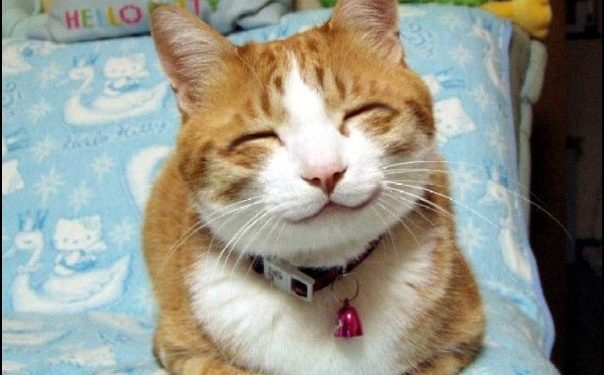
#> input picture resim.jpg, 604 x 375 px
$ python 'calisma 3.1.py'
#> lines starting #> are read from the running program, lines starting #| are printed output that depends on the picture; after the words box and inside, x2 and y2 are one past the last pixel; in counts of white or black regions, pixels touching at a corner belong together
import cv2
import numpy as np

resim = cv2.imread("resim.jpg")
#> resim is the input picture: shape (375, 604, 3); mean B, G, R 138.2, 149.5, 149.3

# [19 lines of commented-out code are left out]

resim[100:200, 200:400, 2] = 255
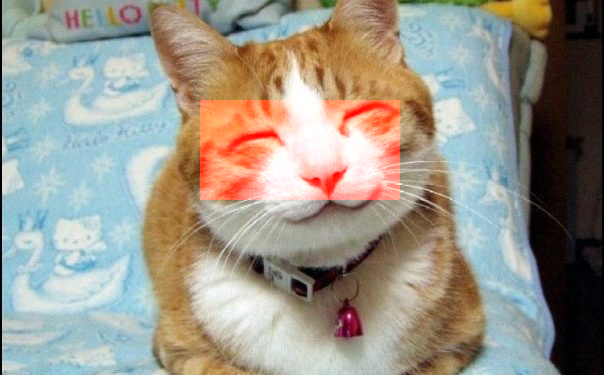
#> resim: shape (375, 604, 3); 8.59% of pixels changed, all inside (x1, y1, x2, y2) = (200, 100, 400, 200)

cv2.imshow("Kedi Resmi Original", resim)
# [4 lines of commented-out code are left out]

cv2.waitKey(0)
cv2.destroyAllWindows()

$ run again, with cicek.jpg copied over resim.jpg
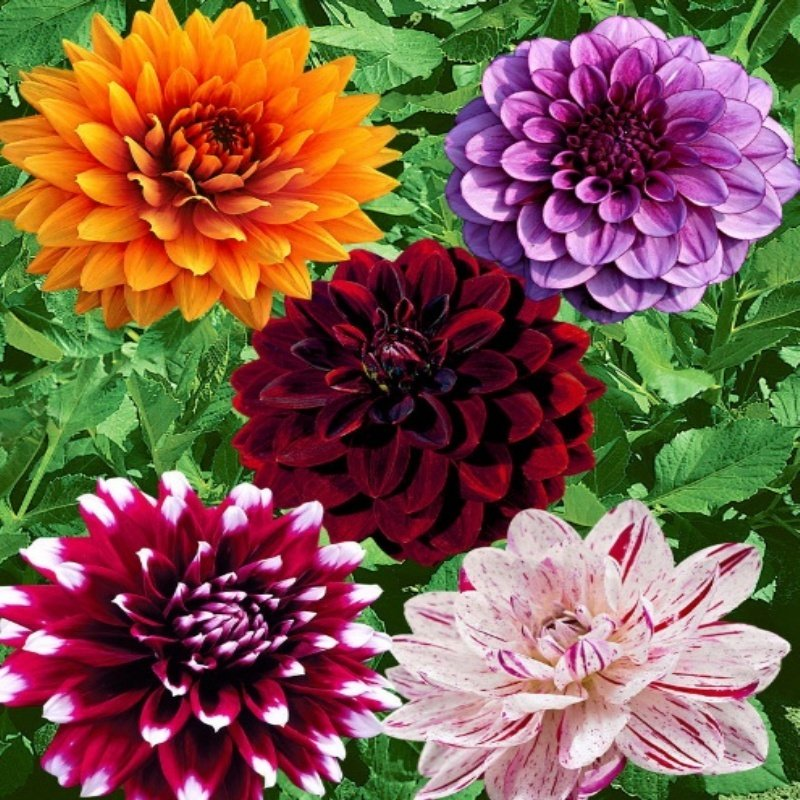
#> input picture cicek.jpg, 800 x 800 px
#> resim is the input picture: shape (800, 800, 3); mean B, G, R 76.4, 92.4, 129.5
#> `resim[100:200, 200:400, 2] = 255`:
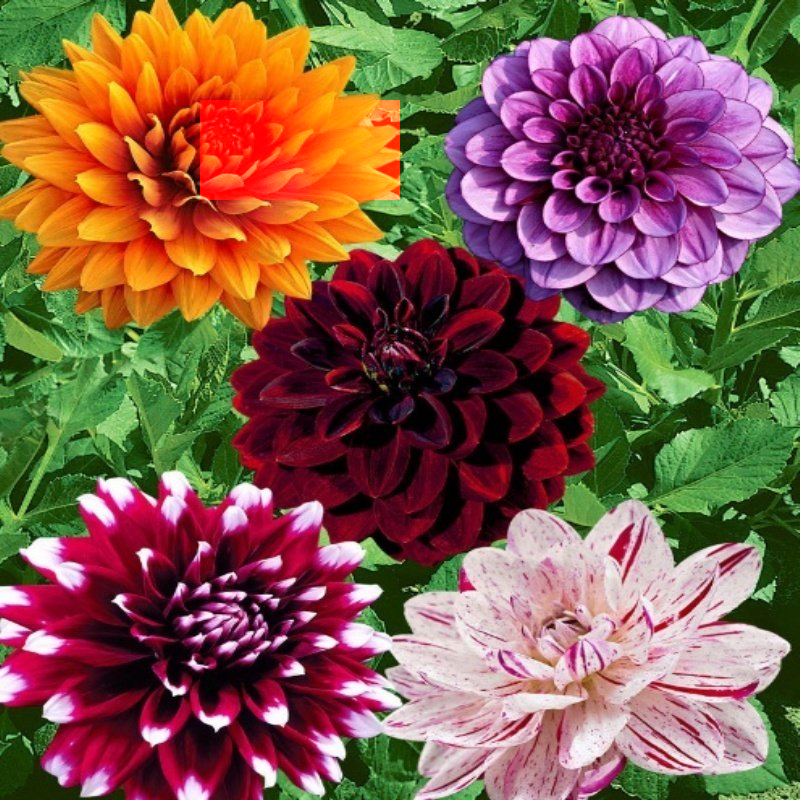
#> resim: shape (800, 800, 3); 2.92% of pixels changed, all inside (x1, y1, x2, y2) = (200, 100, 400, 200)
